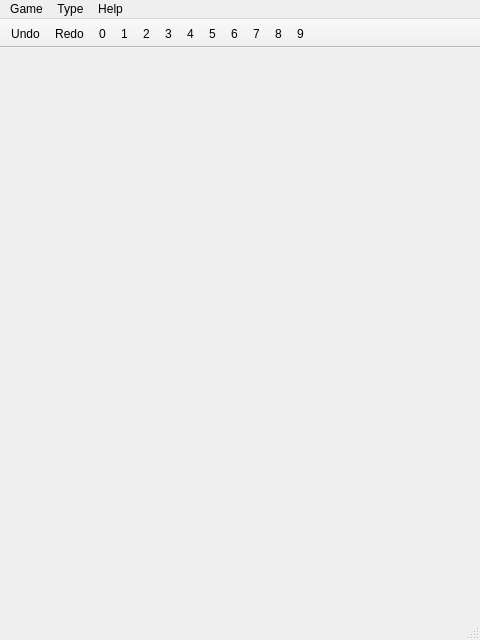
<?xml version="1.0" encoding="UTF-8"?>
<ui version="4.0">
 <class>MainWindow</class>
 <widget class="QMainWindow" name="MainWindow">
  <property name="geometry">
   <rect>
    <x>0</x>
    <y>0</y>
    <width>480</width>
    <height>640</height>
   </rect>
  </property>
  <property name="windowTitle">
   <string>Simon Tatham's Puzzles</string>
  </property>
  <widget class="QGraphicsView" name="graphicsView">
  </widget>
  <widget class="QMenuBar" name="menubar">
   <property name="geometry">
    <rect>
     <x>0</x>
     <y>0</y>
     <width>480</width>
     <height>19</height>
    </rect>
   </property>
   <widget class="QMenu" name="menuGame">
    <property name="title">
     <string>Game</string>
    </property>
    <widget class="QMenu" name="menuChoose_Game">
     <property name="title">
      <string>Choose Game</string>
     </property>
     <addaction name="actionLoopy"/>
     <addaction name="actionLight_Up"/>
     <addaction name="actionNet"/>
    </widget>
    <addaction name="actionNew_Game"/>
    <addaction name="menuChoose_Game"/>
    <addaction name="actionRestart"/>
    <addaction name="actionSpecific"/>
    <addaction name="actionRandom_Seed"/>
    <addaction name="actionLoad"/>
    <addaction name="actionSave"/>
    <addaction name="actionUndo"/>
    <addaction name="actionRedo"/>
    <addaction name="actionCopy"/>
    <addaction name="actionSolve"/>
    <addaction name="actionExit"/>
   </widget>
   <widget class="QMenu" name="menuType">
    <property name="title">
     <string>Type</string>
    </property>
    <addaction name="actionPresets"/>
    <addaction name="separator"/>
    <addaction name="actionCustom"/>
   </widget>
   <widget class="QMenu" name="menuHelp">
    <property name="title">
     <string>Help</string>
    </property>
    <addaction name="actionAbout"/>
   </widget>
   <addaction name="menuGame"/>
   <addaction name="menuType"/>
   <addaction name="menuHelp"/>
  </widget>
  <widget class="QStatusBar" name="statusbar"/>
  <widget class="QToolBar" name="toolBar">
   <property name="windowTitle">
    <string>toolBar</string>
   </property>
   <property name="movable">
    <bool>false</bool>
   </property>
   <property name="allowedAreas">
    <set>Qt::TopToolBarArea</set>
   </property>
   <property name="floatable">
    <bool>false</bool>
   </property>
   <attribute name="toolBarArea">
    <enum>TopToolBarArea</enum>
   </attribute>
   <attribute name="toolBarBreak">
    <bool>false</bool>
   </attribute>
   <addaction name="actiontbUndo"/>
   <addaction name="actiontbRedo"/>
   <addaction name="actiontb0"/>
   <addaction name="actiontb1"/>
   <addaction name="actiontb2"/>
   <addaction name="actiontb3"/>
   <addaction name="actiontb4"/>
   <addaction name="actiontb5"/>
   <addaction name="actiontb6"/>
   <addaction name="actiontb7"/>
   <addaction name="actiontb8"/>
   <addaction name="actiontb9"/>
  </widget>
  <action name="actiontbUndo">
   <property name="text">
    <string>Undo</string>
   </property>
  </action>
  <action name="actiontbRedo">
   <property name="text">
    <string>Redo</string>
   </property>
  </action>
  <action name="actiontb0">
   <property name="text">
    <string>0</string>
   </property>
  </action>
  <action name="actiontb1">
   <property name="text">
    <string>1</string>
   </property>
  </action>
  <action name="actiontb2">
   <property name="text">
    <string>2</string>
   </property>
  </action>
  <action name="actiontb3">
   <property name="text">
    <string>3</string>
   </property>
  </action>
  <action name="actiontb4">
   <property name="text">
    <string>4</string>
   </property>
  </action>
  <action name="actiontb5">
   <property name="text">
    <string>5</string>
   </property>
  </action>
  <action name="actiontb6">
   <property name="text">
    <string>6</string>
   </property>
  </action>
  <action name="actiontb7">
   <property name="text">
    <string>7</string>
   </property>
  </action>
  <action name="actiontb8">
   <property name="text">
    <string>8</string>
   </property>
  </action>
  <action name="actiontb9">
   <property name="text">
    <string>9</string>
   </property>
  </action>
  <action name="actionNew_Game">
   <property name="text">
    <string>New Game</string>
   </property>
  </action>
  <action name="actionLoopy">
   <property name="text">
    <string>Loopy</string>
   </property>
  </action>
  <action name="actionLight_Up">
   <property name="text">
    <string>Light Up</string>
   </property>
  </action>
  <action name="actionNet">
   <property name="text">
    <string>Net</string>
   </property>
  </action>
  <action name="actionRestart">
   <property name="text">
    <string>Restart</string>
   </property>
  </action>
  <action name="actionSpecific">
   <property name="text">
    <string>Specific...</string>
   </property>
  </action>
  <action name="actionRandom_Seed">
   <property name="text">
    <string>Random Seed...</string>
   </property>
  </action>
  <action name="actionLoad">
   <property name="text">
    <string>Load</string>
   </property>
  </action>
  <action name="actionSave">
   <property name="text">
    <string>Save</string>
   </property>
  </action>
  <action name="actionRedo">
   <property name="text">
    <string>Redo</string>
   </property>
  </action>
  <action name="actionUndo">
   <property name="text">
    <string>Undo</string>
   </property>
  </action>
  <action name="actionCopy">
   <property name="text">
    <string>Copy</string>
   </property>
  </action>
  <action name="actionSolve">
   <property name="text">
    <string>Solve</string>
   </property>
  </action>
  <action name="actionExit">
   <property name="text">
    <string>Exit</string>
   </property>
  </action>
  <action name="actionPresets">
   <property name="text">
    <string>Presets...</string>
   </property>
  </action>
  <action name="actionCustom">
   <property name="text">
    <string>Custom...</string>
   </property>
  </action>
  <action name="actionAbout">
   <property name="text">
    <string>About</string>
   </property>
  </action>
 </widget>
 <resources/>
 <connections/>
</ui>
